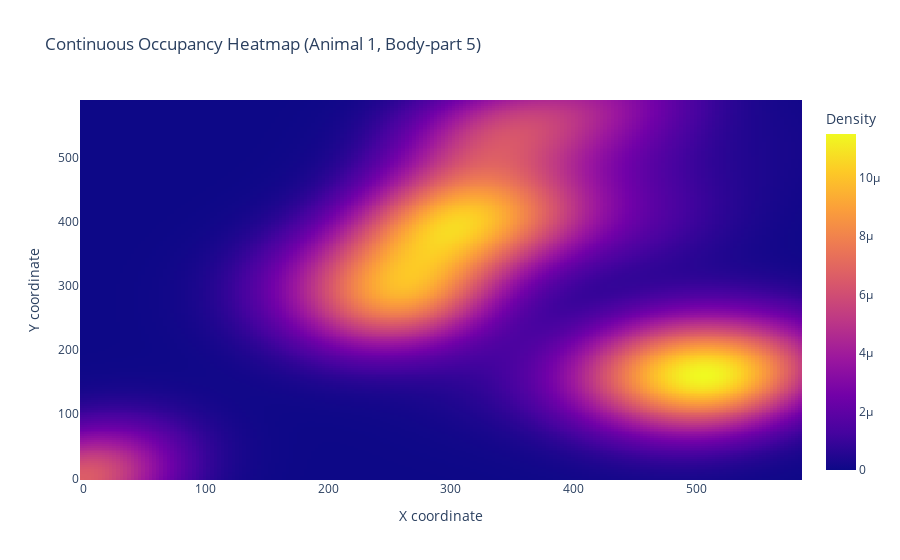

Notebook cell for this chart:
### Code cell
grid_size       = 200                     # resolution of the density grid

xs, ys = [], []
for frame in data:
    bps = frame.get('bodyparts', [])
    if len(bps) > animal_index and len(bps[animal_index]) > bodypart_index:
        x, y, _ = bps[animal_index][bodypart_index]
        xs.append(x)
        ys.append(y)

# Drop any NaNs
coords = np.vstack([xs, ys])
mask = ~np.isnan(coords).any(axis=0)
coords = coords[:, mask]

# ——— GAUSSIAN KDE DENSITY ESTIMATE ———
kde = gaussian_kde(coords)
xmin, ymin = coords.min(axis=1)
xmax, ymax = coords.max(axis=1)

xi = np.linspace(xmin, xmax, grid_size)
yi = np.linspace(ymin, ymax, grid_size)
xx, yy = np.meshgrid(xi, yi)
grid_coords = np.vstack([xx.ravel(), yy.ravel()])
zi = kde(grid_coords).reshape(xx.shape)

# ——— PLOTLY HEATMAP ———
fig = go.Figure(go.Heatmap(
    z=zi,
    x=xi,
    y=yi,
    colorbar=dict(title='Density')
))
fig.update_layout(
    title=f'Continuous Occupancy Heatmap (Animal {animal_index}, Body-part {bodypart_index})',
    xaxis_title='X coordinate',
    yaxis_title='Y coordinate'
)
fig.show()

### Figure 1 — Plotly figure (JSON) as saved in the notebook; plotly's stock layout.template omitted (floating-point values rounded to 4 significant figures; data arrays with more than 128 entries replaced by an {"elided": "..."} marker saying what was removed)
{"data": [{"colorbar": {"title": {"text": "Density"}}, "type": "heatmap", "x": {"elided": "200 float values"}, "y": {"elided": "200 float values"}, "z": {"elided": "200x200 float values"}}], "layout": {"title": {"text": "Continuous Occupancy Heatmap (Animal 1, Body-part 5)"}, "xaxis": {"title": {"text": "X coordinate"}}, "yaxis": {"title": {"text": "Y coordinate"}}}}
